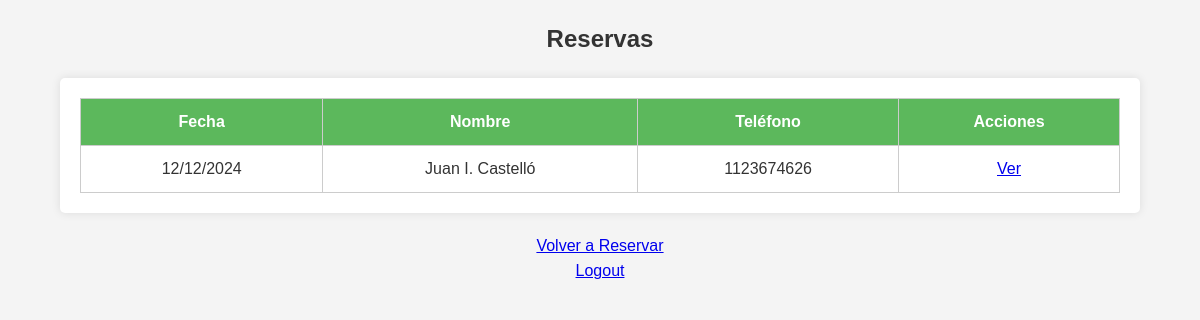
Before: /reservas with the older database file.
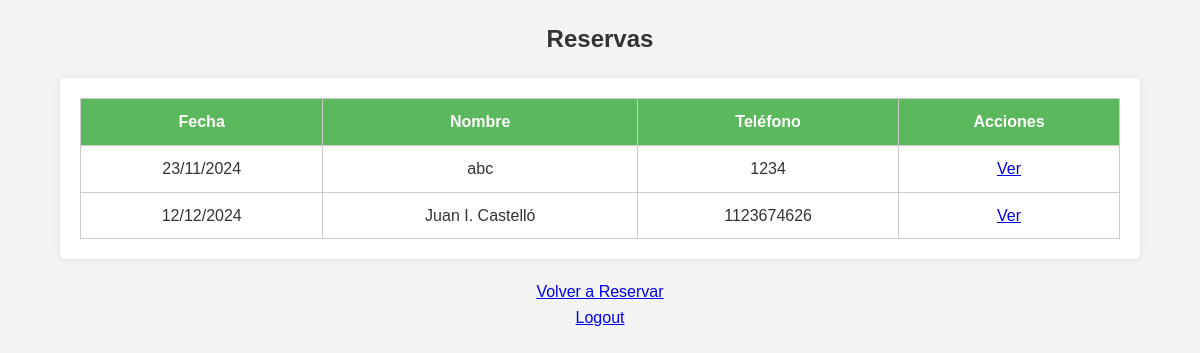
After: the same page with the newer database file.
### tables this page shows
CREATE TABLE reservas (id INTEGER PRIMARY KEY, fecha TEXT, nombre TEXT, telefono TEXT, tipo_evento TEXT, total REAL, seña REAL, fecha_seña TEXT, metodo_pago TEXT, dirigido_a TEXT, resto REAL, observaciones TEXT);

### app.py (the view)
@app.route('/reservas')
def reservas():
    conn = get_db_connection()
    reservas = conn.execute('SELECT * FROM reservas ORDER BY fecha ASC').fetchall()
    conn.close()
    reservas_format = []
    for reserva in reservas:
        fecha = datetime.strptime(reserva['fecha'], '%Y-%m-%d').strftime('%d/%m/%Y')
        fecha_seña = datetime.strptime(reserva['fecha_seña'], '%Y-%m-%d').strftime('%d/%m/%Y') if reserva['fecha_seña'] else None
        reservas_format.append({
            'id': reserva['id'],
            'fecha': fecha,
            'nombre': reserva['nombre'],
            'telefono': reserva['telefono'],
            'tipo_evento': reserva['tipo_evento'],
            'total': reserva['total'],
            'seña': reserva['seña'],
            'fecha_seña': fecha_seña,
            'metodo_pago': reserva['metodo_pago'],
            'dirigido_a': reserva['dirigido_a'],
            'resto': reserva['resto'],
            'observaciones': reserva['observaciones']
        })
    return render_template('ver_reservas.html', reservas=reservas_format)

### app.py (called while the page is built)
def get_db_connection():
    conn = sqlite3.connect('reservas.db')
    conn.row_factory = sqlite3.Row
    return conn

### templates/ver_reservas.html (shortened to what this page needs)
<!DOCTYPE html>
<html lang="es">
<head>
    <link rel="stylesheet" href="{{ url_for('static', filename='styles.css') }}">
</head>
<body>
    <h2>Reservas</h2>
    <div class="container">
        <table>
            <thead>
                <tr>
                    <th>Fecha</th>
                    <th>Nombre</th>
                    <th>Teléfono</th>
                    <th>Acciones</th>
                </tr>
            </thead>
            <tbody>
                {% for reserva in reservas %}
                    <tr>
                        <td>{{ reserva.fecha }}</td>
                        <td>{{ reserva.nombre }}</td>
                        <td>{{ reserva.telefono }}</td>
                        <td>
                            <a href="/ver/{{ reserva.id }}">Ver</a>
                        </td>
                    </tr>
                {% endfor %}
            </tbody>
        </table>
    </div>
    <div class="centered">
        <p><a href="/reservar">Volver a Reservar</a></p>
        <p><a href="/logout">Logout</a></p>
    </div>
</body>
</html>

Changed rows visible on the page:
added reservas: fecha "23/11/2024", nombre "abc", telefono "1234"
